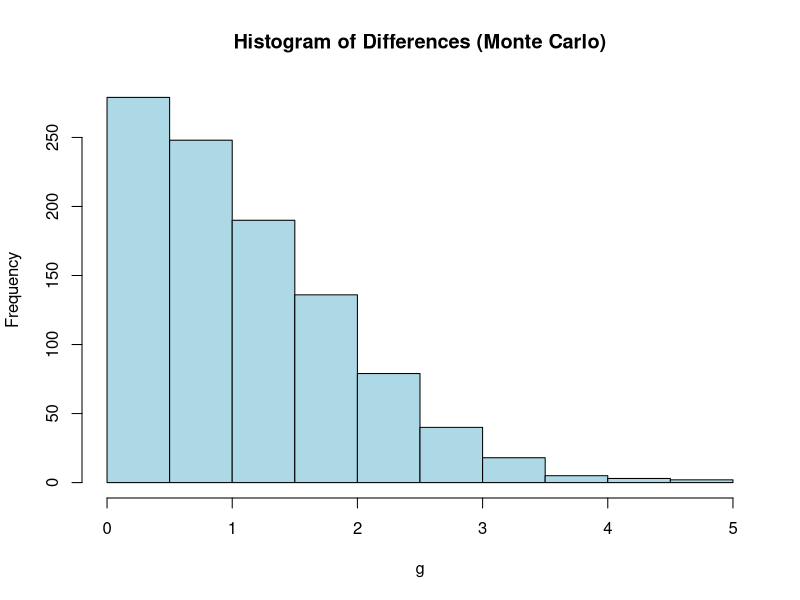
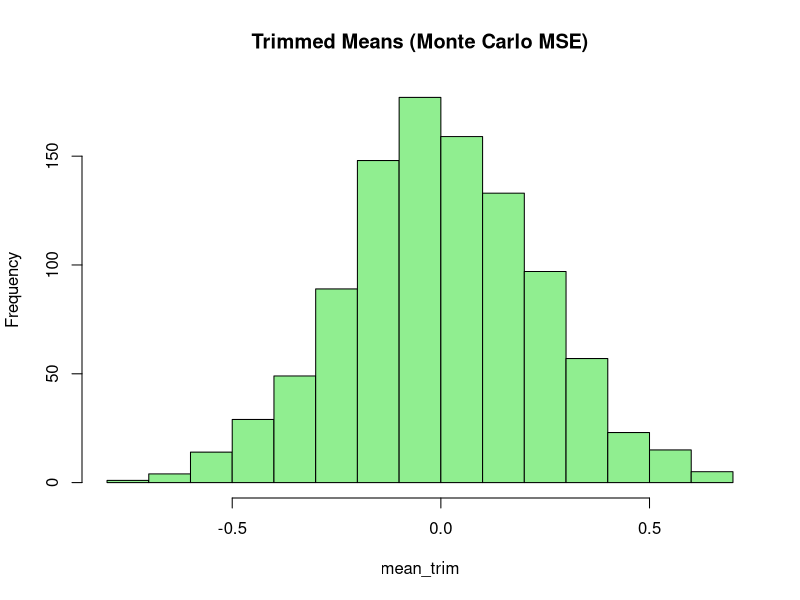

Write the R code that produced these figures, in order.
## ---- chunk 1
m <- 1000
g <- numeric(m)
for (i in 1:m) {
    x <- rnorm(2)
    g[i] <- abs(x[1] - x[2])
}
est <- mean(g)
est
## ---- chunk 2
# Histogram of the simulated differences
hist(g, main="Histogram of Differences (Monte Carlo)", col="lightblue")
## ---- chunk 3
n <- 20
m <- 1000
mean_trim <- numeric(m)
for (i in 1:m) {
    x <- rnorm(n)
    mean_trim[i] <- mean(x, trim = 0.1)
}
mse <- mean((mean_trim - 0)^2)
mse
## ---- chunk 4
# Histogram of the trimmed means
hist(mean_trim, main="Trimmed Means (Monte Carlo MSE)", col="lightgreen")
## ---- chunk 5
# Monte Carlo test example: Hypothesis testing
n <- 50
m <- 1000
test_stat <- numeric(m)
for (i in 1:m) {
    x <- rnorm(n)
    test_stat[i] <- mean(x)
}
p_value <- mean(test_stat >= 1.96)
p_value
